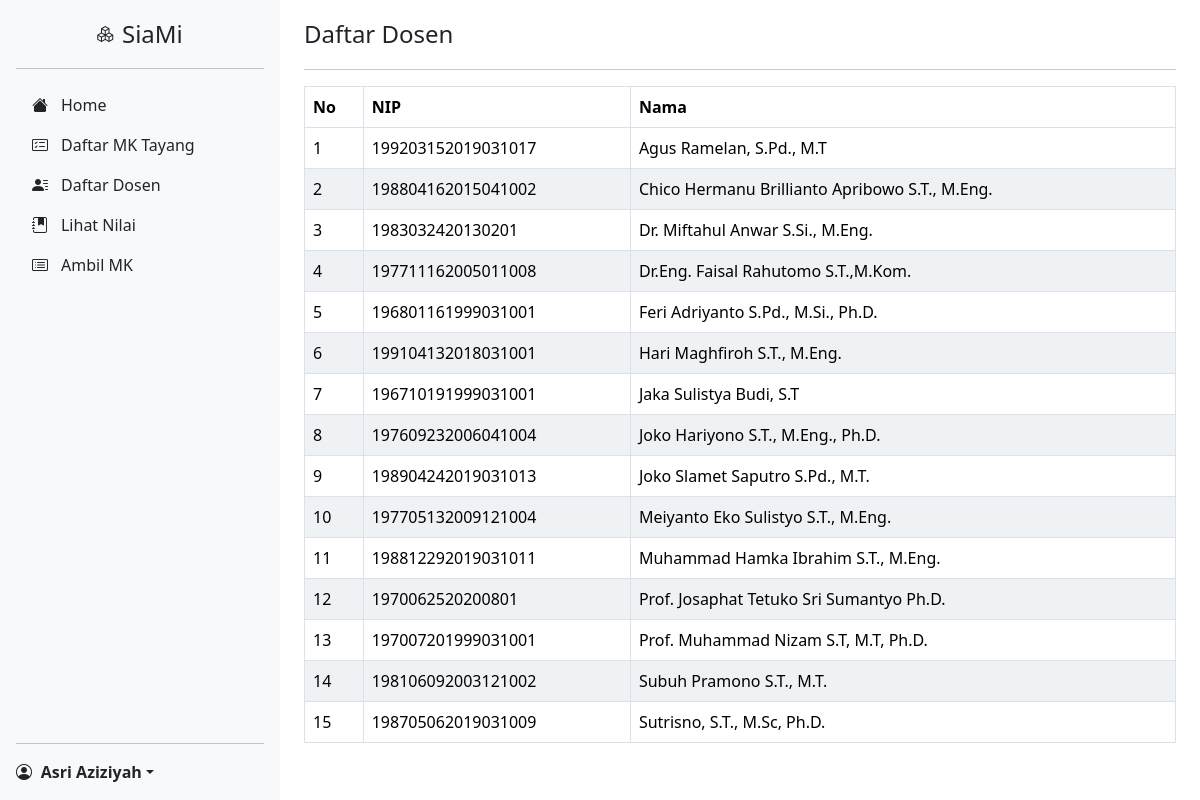
The page /view/mahasiswa/daftardosen.php (signed in) on the database its author committed.
### tables this page shows
CREATE TABLE `dosen` (
  `id` int(11) NOT NULL,
  `nip` varchar(255) NOT NULL,
  `nama` varchar(255) NOT NULL,
  `role_id` int(11) NOT NULL
);

### view/mahasiswa/daftardosen.php (the view, shortened to what this page needs)
<?php
$servername = "localhost";
$username = "root";
$password = "";
$db = "siportal_kel3";
$conn = new mysqli($servername, $username, $password, $db);
$daftardosen = mysqli_query($conn, "SELECT * FROM dosen ORDER BY nama");
include 'layouts/header.php';
?>
<div class="container-sm">
     <header>
          <h3>Daftar Dosen</h3>
     </header>
     <hr>
     <table class="table table-bordered" width="100%" cellspacing="0">
          <thead>
               <tr>
                    <th scope="col">No</th>
                    <th scope="col">NIP</th>
                    <th scope="col">Nama</th>
               </tr>
          </thead>
          <tbody>
               <?php
               $i = 1;
               while ($dosen = mysqli_fetch_array($daftardosen)) {
               ?>
                    <tr>
                         <td><?= $i++ ?></td>
                         <td><?= $dosen["nip"] ?></td>
                         <td><?= $dosen["nama"] ?></td>
                    </tr>
               <?php
               } ?>
          </tbody>
     </table>
</div>
</main>
</body>
</html>

### css/ambilmk.css (style rules this page uses)
body { min-height: 100vh; min-height: -webkit-fill-available; }
html { height: -webkit-fill-available; }
header { margin-top: 20px; margin-bottom: 20px; }
.h3, h3 { font-size: calc(1.275rem + 0.3vw) !important; }
table { border-collapse: collapse; width: 100%; border-radius: 15px; }
th { display: table-cell; vertical-align: inherit; font-weight: bold; border-bottom-color: #000; }
table, td { padding: 8px 8px 8px 20px; }
tr:nth-child(even) { background-color: #eff2f5; }
.table-bordered th, .table-bordered td { border: 1px solid #dddfeb !important; }
hr:not([size]) { height: 1px; }
hr { margin: 1rem 0; color: inherit; background-color: currentColor; border: 0; opacity: 0.25; }

### rows shown on the page
dosen: nip "199203152019031017", nama "Agus Ramelan, S.Pd., M.T"
dosen: nip "198804162015041002", nama "Chico Hermanu Brillianto Apribowo S.T., M.Eng."
dosen: nip "1983032420130201", nama "Dr. Miftahul Anwar S.Si., M.Eng."
dosen: nip "197711162005011008", nama "Dr.Eng. Faisal Rahutomo S.T.,M.Kom."
dosen: nip "196801161999031001", nama "Feri Adriyanto S.Pd., M.Si., Ph.D."
dosen: nip "199104132018031001", nama "Hari Maghfiroh S.T., M.Eng."
dosen: nip "196710191999031001", nama "Jaka Sulistya Budi, S.T"
dosen: nip "197609232006041004", nama "Joko Hariyono S.T., M.Eng., Ph.D."
dosen: nip "198904242019031013", nama "Joko Slamet Saputro S.Pd., M.T."
dosen: nip "197705132009121004", nama "Meiyanto Eko Sulistyo S.T., M.Eng."
dosen: nip "198812292019031011", nama "Muhammad Hamka Ibrahim S.T., M.Eng."
dosen: nip "1970062520200801", nama "Prof. Josaphat Tetuko Sri Sumantyo Ph.D."
dosen: nip "197007201999031001", nama "Prof. Muhammad Nizam S.T, M.T, Ph.D."
dosen: nip "198106092003121002", nama "Subuh Pramono S.T., M.T."
dosen: nip "198705062019031009", nama "Sutrisno, S.T., M.Sc, Ph.D."

### other values the page prints
$_SESSION["nama"] "Asri Aziziyah"
